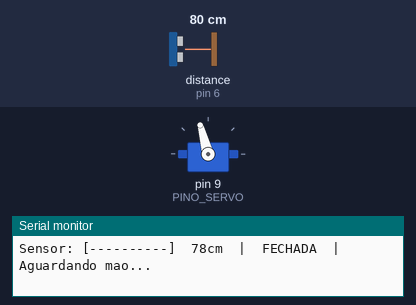
The sketch below on a simulated Arduino Uno, built with avr-gcc and run on an emulated ATmega328P. Parts: servo, the last lines printed to the serial monitor. Wiring (inferred from the names in the program): ultrasonic range finder: trigger pin 7; echo pin 6. Inputs (shaded band) come from the test bench; at power-on: distance to the obstacle (sensor on pin 6) 80 cm. The echo pulse lasts 58.3 µs per cm.

Above: at 2.2 s.
2.3 s: distance to the obstacle (sensor on pin 6) set to 23 cm
5.3 s: distance to the obstacle (sensor on pin 6) set to 20 cm
At 5.65 s:
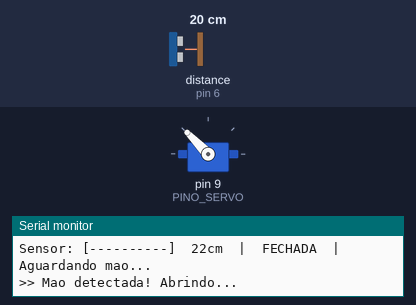
At 6.1 s:
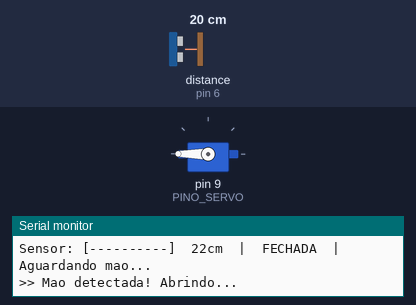
Timing chart, 0 to 8.3 s (numbered marks = the images above; inputs shaded):
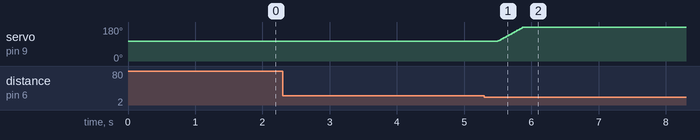

Measured:
- the behaviour switches between 22 and 21 cm on distance to the obstacle (sensor on pin 6) (found by bisection; images 0 and 1)
- after the input at 5.3 s, servo on pin 9 (PINO_SERVO): moves from 105° to 180° over 0.38 s, starting after 0.20 s

The sketch:

brain.ino
```cpp
#include <Servo.h>

// =====================
//   CONFIGURAÇÕES
// =====================
#define PINO_SERVO               9
#define PINO_TRIG                7
#define PINO_ECHO                6

#define ANGULO_FECHADO           105
#define ANGULO_ABERTO            230
#define VELOCIDADE_ABRIR         5
#define VELOCIDADE_FECHAR        3

#define DISTANCIA_CM             20

#define TEMPO_MINIMO_ABERTO      3500
#define COOLDOWN_FECHAMENTO      2000
#define TEMPO_MAO_AUSENTE        3000

// =====================
//   ESTADOS
// =====================
enum Estado { FECHADO, ABERTO, COOLDOWN };
Estado estado = FECHADO;

unsigned long marcadorTempoAberto = 0;
unsigned long marcadorMaoAusente  = 0;
unsigned long marcadorCooldown    = 0;
unsigned long ultimoLog           = 0;
#define INTERVALO_LOG 500

// =====================
//   SERVO
// =====================
Servo servo;
int posicaoAtual = ANGULO_FECHADO; // fonte da verdade da posição

void moverServoPara(int destino, int velocidade) {
  int passo = (destino > posicaoAtual) ? 1 : -1;
  while (posicaoAtual != destino) {
    posicaoAtual += passo;
    servo.write(posicaoAtual);
    delay(velocidade);
  }
}

// =====================
//   SENSOR
// =====================
int distanciaAtual = 0;

int medirDistancia() {
  digitalWrite(PINO_TRIG, LOW);
  delayMicroseconds(2);
  digitalWrite(PINO_TRIG, HIGH);
  delayMicroseconds(10);
  digitalWrite(PINO_TRIG, LOW);
  long duracao = pulseIn(PINO_ECHO, HIGH, 30000);
  return duracao * 0.034 / 2;
}

bool maoDetectada() {
  distanciaAtual = medirDistancia();
  return (distanciaAtual > 0 && distanciaAtual <= DISTANCIA_CM);
}

bool maoConfirmedamenteAusente() {
  if (maoDetectada()) {
    marcadorMaoAusente = millis();
    return false;
  }
  return (millis() - marcadorMaoAusente >= TEMPO_MAO_AUSENTE);
}

// =====================
//   LOG
// =====================
String barraProgresso(float percentual, int tamanho = 10) {
  int preenchido = (int)(constrain(percentual, 0.0, 1.0) * tamanho);
  String barra = "[";
  for (int i = 0; i < tamanho; i++)
    barra += (i < preenchido) ? "#" : "-";
  barra += "]";
  return barra;
}

void logTransicao(String msg) {
  Serial.println();
  Serial.println(">> " + msg);
}

void logStatus() {
  if (millis() - ultimoLog < INTERVALO_LOG) return;
  ultimoLog = millis();

  String barSensor = barraProgresso(
    1.0 - (distanciaAtual / (float)DISTANCIA_CM)
  );
  Serial.print("Sensor: ");
  Serial.print(barSensor);
  Serial.print("  ");
  Serial.print(distanciaAtual);
  Serial.print("cm");

  switch (estado) {
    case FECHADO:
      Serial.print("  |  FECHADA  |  Aguardando mao...");
      break;

    case ABERTO: {
      unsigned long tempoAberto   = millis() - marcadorTempoAberto;
      unsigned long tempoRestante = 0;
      if (TEMPO_MINIMO_ABERTO > tempoAberto)
        tempoRestante = TEMPO_MINIMO_ABERTO - tempoAberto;

      Serial.print("  |  ABERTA  |  ");
      if (tempoRestante > 0) {
        float prog = tempoAberto / (float)TEMPO_MINIMO_ABERTO;
        Serial.print("Minimo: ");
        Serial.print(barraProgresso(prog));
        Serial.print("  ");
        Serial.print(tempoRestante / 1000.0, 1);
        Serial.print("s");
      } else if (!maoConfirmedamenteAusente()) {
        unsigned long ausente = millis() - marcadorMaoAusente;
        Serial.print("Aguard. mao sair: ");
        Serial.print(barraProgresso(ausente / (float)TEMPO_MAO_AUSENTE));
      } else {
        Serial.print("Fechando em instantes...");
      }
      break;
    }

    case COOLDOWN: {
      unsigned long restante = COOLDOWN_FECHAMENTO - (millis() - marcadorCooldown);
      float prog = 1.0 - restante / (float)COOLDOWN_FECHAMENTO;
      Serial.print("  |  FECHADA  |  Cooldown: ");
      Serial.print(barraProgresso(prog));
      Serial.print("  ");
      Serial.print(restante / 1000.0, 1);
      Serial.print("s");
      break;
    }
  }

  Serial.println();
}

// =====================
//   MÁQUINA DE ESTADOS
// =====================
void loop() {
  logStatus();

  switch (estado) {

    case FECHADO:
      if (maoDetectada()) {
        logTransicao("Mao detectada! Abrindo...");
        moverServoPara(ANGULO_ABERTO, VELOCIDADE_ABRIR);
        marcadorTempoAberto = millis();
        marcadorMaoAusente  = millis();
        estado = ABERTO;
      }
      break;

    case ABERTO: {
      bool minimoDecorrido = (millis() - marcadorTempoAberto >= TEMPO_MINIMO_ABERTO);
      bool maoFora         = maoConfirmedamenteAusente();
      if (minimoDecorrido && maoFora) {
        logTransicao("Mao ausente. Fechando...");
        moverServoPara(ANGULO_FECHADO, VELOCIDADE_FECHAR);
        marcadorCooldown = millis();
        estado = COOLDOWN;
      }
      break;
    }

    case COOLDOWN:
      if (millis() - marcadorCooldown >= COOLDOWN_FECHAMENTO) {
        logTransicao("Pronta para uso!");
        estado = FECHADO;
      }
      break;
  }

  delay(200);
}

// =====================
//   SETUP
// =====================
void setup() {
  Serial.begin(9600);
  pinMode(PINO_TRIG, OUTPUT);
  pinMode(PINO_ECHO, INPUT);
  servo.attach(PINO_SERVO);
  servo.write(ANGULO_FECHADO);
  delay(1000);
  Serial.println("=== Lixeira Inteligente ===");
  Serial.println();
}
```
